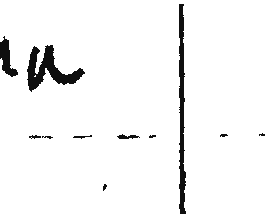
#> input picture profiles/vishnu_v6/glyphs/an_0.png, 265 x 214 px; its folder holds only this picture in this run
$ python line_contamination_report.py
#> lines starting #> are read from the running program, lines starting #| are printed output that depends on the picture; after the words box and inside, x2 and y2 are one past the last pixel; in counts of white or black regions, pixels touching at a corner belong together
#!/usr/bin/env python3
"""
tests/line_contamination_report.py — Step 1 + Step 2 of contamination audit.

For each profile in profiles/, detect glyphs containing straight horizontal
or vertical lines spanning >60% of the glyph width/height (grid/baseline
artifacts).  Counts contamination per category and builds a contact sheet.

Writes:
  tests/line_contamination_report.json
  tests/audit_screenshots/<profile>_contamination_sheet.png  (≤1500px wide)
"""

import json
import random
import sys
from pathlib import Path

import cv2
import numpy as np
from PIL import Image, ImageDraw, ImageFont

ROOT = Path(__file__).parent.parent
sys.path.insert(0, str(ROOT))

PROFILES = ["vishnu_blue_v1", "vishnu_v6"]
LINE_SPAN_THRESHOLD = 0.60   # >60% width/height = contaminated
THUMB = 80                   # contact-sheet thumbnail size
SHEET_MAX_PX = 1400          # keep contact sheet ≤ 1500px wide
RANDOM_SEED  = 42


# ── Helpers ────────────────────────────────────────────────────────────────────

def get_category(stem: str) -> str:
    if stem.startswith("upper_"):  return "uppercase"
    if stem.startswith("digit_"):  return "digits"
    punct_stems = {"period","comma","exclaim","question","apostrophe","quote",
                   "hyphen","colon","semicolon","lparen","rparen","slash",
                   "atsign","ampersand","hash","dollar"}
    bare = stem.rsplit("_", 1)[0] if "_" in stem else stem
    if bare in punct_stems:        return "punct"
    if len(bare) > 1:              return "bigrams"
    return "lowercase"


def load_ink_alpha(path: Path) -> np.ndarray | None:
    """Return alpha (ink) channel as 2-D uint8 array, or None on failure."""
    try:
        img = Image.open(path)
        if img.mode == "RGBA":
            return np.array(img)[:, :, 3]
        arr = np.array(img.convert("L"))
        return (255 - arr)          # black-on-white → ink=255
    except Exception:
        return None


def detect_lines(alpha: np.ndarray) -> dict:
    """
    Detect dominant horizontal/vertical lines in a binarized ink array.

    Returns:
        h_span     – max fraction of width covered by a single horizontal run
        v_span     – max fraction of height covered by a single vertical run
        h_line_row – row index of worst horizontal line (-1 if none)
        v_line_col – col index of worst vertical line (-1 if none)
        ink_total  – total ink pixels
        line_ink   – ink pixels attributable to the dominant line(s)
        line_ratio – line_ink / max(1, ink_total)
    """
    if alpha is None or alpha.size == 0:
        return {"h_span": 0, "v_span": 0, "h_line_row": -1, "v_line_col": -1,
                "ink_total": 0, "line_ink": 0, "line_ratio": 0.0,
                "contaminated": False}

    h, w = alpha.shape
    binary = (alpha > 0).astype(np.uint8)

    # Row-wise ink coverage
    row_ink = binary.sum(axis=1)          # (h,) — ink pixels per row
    col_ink = binary.sum(axis=0)          # (w,) — ink pixels per col

    h_span = float(row_ink.max()) / w
    v_span = float(col_ink.max()) / h

    h_line_row = int(row_ink.argmax()) if h_span > LINE_SPAN_THRESHOLD else -1
    v_line_col = int(col_ink.argmax()) if v_span > LINE_SPAN_THRESHOLD else -1

    ink_total = int(binary.sum())

    # Estimate ink that IS the line (rows/cols with near-full coverage)
    line_ink = 0
    if h_span > LINE_SPAN_THRESHOLD:
        # Count all rows with coverage > LINE_SPAN_THRESHOLD
        line_ink += int((row_ink[row_ink > w * LINE_SPAN_THRESHOLD]).sum())
    if v_span > LINE_SPAN_THRESHOLD:
        line_ink += int((col_ink[col_ink > h * LINE_SPAN_THRESHOLD]).sum())
    line_ink = min(line_ink, ink_total)

    contaminated = h_span > LINE_SPAN_THRESHOLD or v_span > LINE_SPAN_THRESHOLD

    return {
        "h_span":      round(h_span, 3),
        "v_span":      round(v_span, 3),
        "h_line_row":  h_line_row,
        "v_line_col":  v_line_col,
        "ink_total":   ink_total,
        "line_ink":    line_ink,
        "line_ratio":  round(line_ink / max(1, ink_total), 3),
        "contaminated": contaminated,
    }


# ── Per-profile analysis ───────────────────────────────────────────────────────

def analyze_profile(profile_name: str) -> dict:
    glyphs_dir = ROOT / "profiles" / profile_name / "glyphs"
    if not glyphs_dir.exists():
        return {"error": f"{glyphs_dir} not found"}

    pngs = sorted(glyphs_dir.glob("*.png"))

    cats = {c: {"total": 0, "contaminated": 0, "files": []}
            for c in ["lowercase", "uppercase", "digits", "punct", "bigrams"]}
    results = []
    worst = []   # top-10 contaminated by h_span or v_span

    for p in pngs:
        alpha = load_ink_alpha(p)
        info = detect_lines(alpha)
        cat = get_category(p.stem)
        cats[cat]["total"] += 1
        if info["contaminated"]:
            cats[cat]["contaminated"] += 1
            cats[cat]["files"].append(p.name)
        span = max(info["h_span"], info["v_span"])
        worst.append((span, p.name, info))
        results.append({"file": p.name, "category": cat, **info})

    worst.sort(key=lambda x: -x[0])
    worst10 = [{"file": w[1], "h_span": w[2]["h_span"], "v_span": w[2]["v_span"],
                "line_ratio": w[2]["line_ratio"]} for w in worst[:10]]

    total = len(pngs)
    n_contaminated = sum(c["contaminated"] for c in cats.values())

    return {
        "profile": profile_name,
        "total_glyphs": total,
        "contaminated": n_contaminated,
        "contamination_pct": round(n_contaminated / max(1, total) * 100, 1),
        "by_category": {c: {"total": d["total"],
                             "contaminated": d["contaminated"],
                             "pct": round(d["contaminated"] / max(1, d["total"]) * 100, 1),
                             "worst_files": d["files"][:5]}
                        for c, d in cats.items()},
        "worst_10": worst10,
        "all_results": results,
    }


# ── Contact sheet ──────────────────────────────────────────────────────────────

def _glyph_thumb(path: Path, size: int) -> Image.Image:
    """Return a white-background thumbnail with red outline if contaminated."""
    try:
        img = Image.open(path)
        if img.mode == "RGBA":
            bg = Image.new("RGB", img.size, (255, 255, 255))
            bg.paste(img, mask=img.split()[3])
            img = bg
        else:
            img = img.convert("RGB")
        img.thumbnail((size, size), Image.LANCZOS)
        out = Image.new("RGB", (size, size), (240, 240, 240))
        ox = (size - img.width) // 2
        oy = (size - img.height) // 2
        out.paste(img, (ox, oy))
        return out
    except Exception:
        return Image.new("RGB", (size, size), (200, 200, 200))


def build_contact_sheet(profile_name: str, results: list[dict],
                        n_samples: int = 40) -> Path:
    """
    Build a ≤1400px wide contact sheet with N random glyphs.
    Contaminated glyphs get a red border; clean ones get a green border.
    """
    rng = random.Random(RANDOM_SEED)
    glyphs_dir = ROOT / "profiles" / profile_name / "glyphs"
    out_dir = ROOT / "tests" / "audit_screenshots"
    out_dir.mkdir(parents=True, exist_ok=True)

    # Sample: half contaminated, half clean (if enough exist)
    contam = [r for r in results if r["contaminated"]]
    clean  = [r for r in results if not r["contaminated"]]
    n_c = min(len(contam), n_samples // 2)
    n_cl = min(len(clean), n_samples - n_c)
    sample = rng.sample(contam, n_c) + rng.sample(clean, n_cl)
    rng.shuffle(sample)

    cols = SHEET_MAX_PX // (THUMB + 4)
    rows = (len(sample) + cols - 1) // cols
    sheet_w = cols * (THUMB + 4)
    sheet_h = rows * (THUMB + 20)    # +20 for label

    sheet = Image.new("RGB", (sheet_w, sheet_h), (30, 30, 30))
    draw = ImageDraw.Draw(sheet)
    try:
        font = ImageFont.truetype("/Library/Fonts/Arial.ttf", 9)
    except Exception:
        font = ImageFont.load_default()

    for i, r in enumerate(sample):
        cx = (i % cols) * (THUMB + 4) + 2
        cy = (i // cols) * (THUMB + 20) + 2
        path = glyphs_dir / r["file"]
        thumb = _glyph_thumb(path, THUMB)
        sheet.paste(thumb, (cx, cy))

        # Border: red = contaminated, green = clean
        color = (220, 60, 60) if r["contaminated"] else (60, 180, 60)
        draw.rectangle([cx - 1, cy - 1, cx + THUMB, cy + THUMB], outline=color, width=2)

        # Label: filename stem (truncated) + span %
        stem = r["file"].replace(".png", "")[:8]
        span = max(r["h_span"], r["v_span"])
        label = f"{stem} {span:.0%}" if r["contaminated"] else stem
        draw.text((cx + 1, cy + THUMB + 2), label, fill=(200, 200, 200), font=font)

    out_path = out_dir / f"{profile_name}_contamination_sheet.png"
    sheet.save(str(out_path))
    print(f"  Saved contact sheet: {out_path} ({sheet_w}×{sheet_h})")
    return out_path


# ── Main ───────────────────────────────────────────────────────────────────────

def run():
    report = {}
    for profile in PROFILES:
        print(f"\nAnalyzing {profile} ...")
        data = analyze_profile(profile)
#> in load_ink_alpha, img is the input picture: PIL image 265x214 RGBA; mean R, G, B, A 0, 0, 0, 10.9
#> in load_ink_alpha, `return np.array(img)[:, :, 3]`:
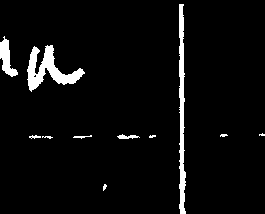
#> returned value: shape (214, 265); values 0 (black) and 240 (white), 4.5% white; 11 white regions (5 under 20 px), largest, box (x1, y1, x2, y2) and area: (27, 45, 85, 92) 1042, (179, 4, 186, 214) 972, (0, 36, 18, 77) 342, (117, 134, 140, 139) 66, (73, 135, 92, 139) 33, (29, 135, 41, 139) 28
#> in detect_lines, `row_ink = binary.sum(axis=1)`: row_ink = 214 values, max 74 at index 136, min 0 at index 0, mean 11.99
#> in detect_lines, `col_ink = binary.sum(axis=0)`: col_ink = 265 values, max 210 at index 180, min 0 at index 18, mean 9.68
#> in detect_lines, `h_span = float(row_ink.max()) / w`: h_span = 0.279
#> in detect_lines, `v_span = float(col_ink.max()) / h`: v_span = 0.981
#> in detect_lines, `h_line_row = int(row_ink.argmax()) if h_span > LINE_SPAN_THRESHOLD els..`: h_line_row = -1
#> in detect_lines, `v_line_col = int(col_ink.argmax()) if v_span > LINE_SPAN_THRESHOLD els..`: v_line_col = 180
#> in detect_lines, `ink_total = int(binary.sum())`: ink_total = 2566
#> in detect_lines, `line_ink += int((col_ink[col_ink > h * LINE_SPAN_THRESHOLD]).sum())`: line_ink = 822
#> in detect_lines, `contaminated = h_span > LINE_SPAN_THRESHOLD or v_span > LINE_SPAN_THRE..`: contaminated = True
#> in analyze_profile, `info = detect_lines(alpha)`: info = {'h_span': 0.279, 'v_span': 0.981, 'h_line_row': -1, 'v_line_col': 180, 'ink_total': 2566, 'line_ink': 822, 'line_ratio': 0.32, 'contaminated': True}
#> in analyze_profile, `span = max(info["h_span"], info["v_span"])`: span = 0.981
#> in analyze_profile, `worst10 = [{"file": w[1], "h_span": w[2]["h_span"], "v_span": w[2]["v_..`: worst10 = 1 item
#> data = 7 items
        print(f"  Contaminated: {data.get('contaminated', 'N/A')} / {data.get('total_glyphs', '?')} "
              f"({data.get('contamination_pct', '?')}%)")
#|   Contaminated: 1 / 1 (100.0%)
        if "by_category" in data:
            for cat, d in data["by_category"].items():
                if d["total"] > 0:
                    print(f"    {cat:10s}: {d['contaminated']:3d}/{d['total']:3d} "
                          f"({d['pct']:5.1f}%)  "
                          + (f"worst: {d['worst_files'][:2]}" if d["worst_files"] else ""))
#> this loop made 5 passes
#> cat on passes 1 to 5: 'lowercase', 'uppercase', 'digits', 'punct', 'bigrams'
#|     bigrams   :   1/  1 (100.0%)  worst: ['an_0.png']
        if "worst_10" in data:
            print("  Worst offenders:")
            for w in data["worst_10"][:5]:
                print(f"    {w['file']:30s}  h={w['h_span']:.2f}  v={w['v_span']:.2f}  "
                      f"line_ratio={w['line_ratio']:.2f}")
#> this loop made 1 pass
#|     an_0.png                        h=0.28  v=0.98  line_ratio=0.32

        # Contact sheet
        if "all_results" in data:
            build_contact_sheet(profile, data["all_results"])
#> in build_contact_sheet, `sheet = Image.new("RGB", (sheet_w, sheet_h), (30, 30, 30))`: sheet: PIL image 1344x100 RGB; every value is 30
#> in _glyph_thumb, `bg = Image.new("RGB", img.size, (255, 255, 255))`: bg: PIL image 265x214 RGB; every value is 255
#> in _glyph_thumb, `img.thumbnail((size, size), Image.LANCZOS)`:
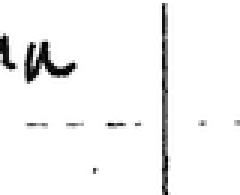
#> img: PIL image 80x65 RGB (shown 3 times larger); min 0, max 255, mean 243.5
#> in _glyph_thumb, `out = Image.new("RGB", (size, size), (240, 240, 240))`: out: PIL image 80x80 RGB; every value is 240
#> in _glyph_thumb, `out.paste(img, (ox, oy))`:
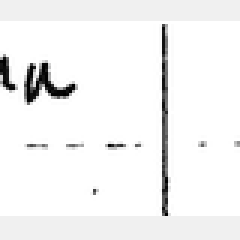
#> out: PIL image 80x80 RGB (shown 3 times larger); min 0, max 255, mean 242.9
#> in build_contact_sheet, `sheet.paste(thumb, (cx, cy))`:
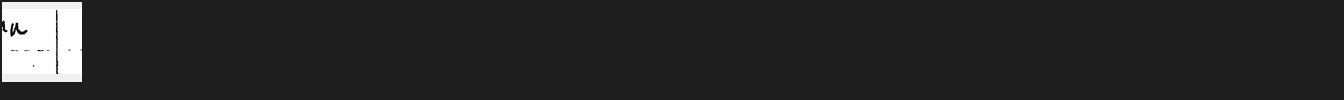
#> sheet: PIL image 1344x100 RGB; min 0, max 255, mean 40.1
#> in build_contact_sheet, `sheet.save(str(out_path))`:
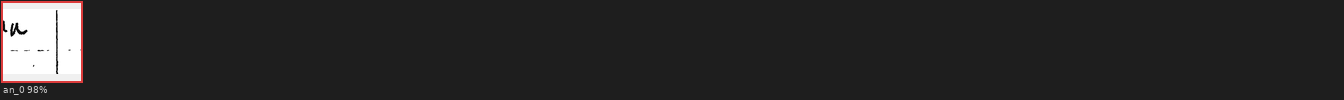
#> saved as vishnu_blue_v1_contamination_sheet.png: PIL image 1344x100 RGB; mean R, G, B 40.7, 39.9, 39.9
            # Strip per-glyph list from JSON (keeps file small)
            report[profile] = {k: v for k, v in data.items() if k != "all_results"}
        else:
            report[profile] = data

    out = ROOT / "tests" / "line_contamination_report.json"
    out.write_text(json.dumps(report, indent=2))
    print(f"\nWrote {out}")
    return report


if __name__ == "__main__":
    run()
